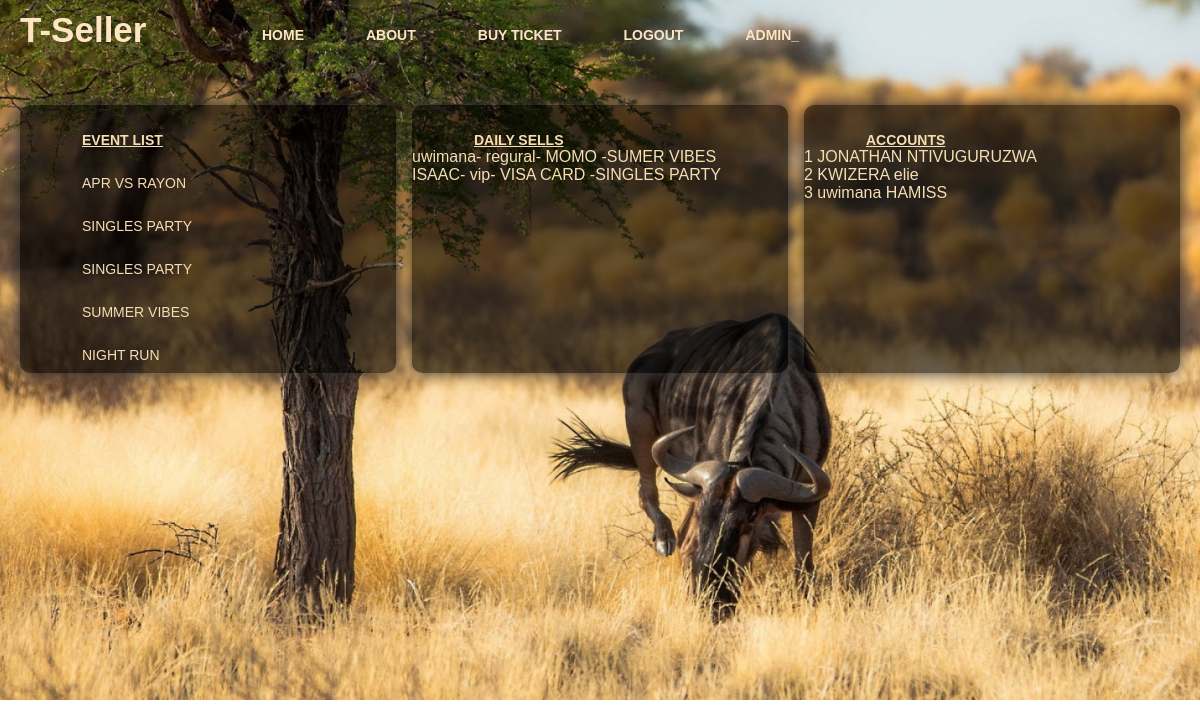
The app's page /admin.php with its own data.
### tables this page shows
CREATE TABLE `buyer` (
  `id` int(11) NOT NULL,
  `name` varchar(50) NOT NULL,
  `class` varchar(50) NOT NULL,
  `payment` varchar(50) NOT NULL,
  `event` varchar(100) NOT NULL
);

CREATE TABLE `signup` (
  `id` int(11) NOT NULL,
  `fname` varchar(50) NOT NULL,
  `lname` varchar(50) NOT NULL,
  `password` varchar(50) NOT NULL,
  `comfirm` varchar(50) NOT NULL,
  `usertype` varchar(50) NOT NULL DEFAULT 'user'
);

### admin.php (the view, shortened to what this page needs)
<?php
require("db.php");
$query="SELECT * FROM signup";
$re = mysqli_query($con,$query);
$querty="SELECT * FROM buyer";
$req = mysqli_query($con,$querty);
?>
<!DOCTYPE html>
 <html>
 <head>
    <link rel="stylesheet" href="style3.css">
 </head>
 <body>
    <div class="main">
        <div class="navbar">
            <div class="icon">
                <h2 class="logo">T-Seller</h2>
            </div>
            <div class="menu">
                <ul>
                    <li><a href="index.php">HOME</a></li>
                    <li><a href="abt.php">ABOUT</a></li>
                    <li><a href="buy.php">BUY TICKET</a></li>
                    <li><a href="logout.php">LOGOUT</a></li>
                    <li><a href="admin.php">ADMIN_<?php echo $_SESSION["name"];?></a></li>
                </ul>
            </div>
        </div>
       <div class="wrapper">
        <div class="box1">
            <ol>
                <li><u><b>EVENT LIST</b></u></li>
                <li>APR VS RAYON</li>
                <li>SINGLES PARTY</li>
                <li>SINGLES PARTY</li>
                <li>SUMMER VIBES</li>
                <li>NIGHT RUN</li>
            </ol>
        </div>
        <div class="box2">
        <ol>
                <li><u><b>DAILY SELLS</b></u></li>
                <?php
                if($req){
                    while($row=mysqli_fetch_array($req)){
                      echo $row['name']."- ".$row['class']."- ".$row['payment']." -".$row['event']."<br/>";
                    }
                  }else{
                    echo "wrong query".mysqli_error($row);
                  }
                ?>
            </ol>
        </div>
        <div class="box3">
        <ol>
                <li><u><b>ACCOUNTS</b></u></li>
                <?php
                if($re){
                    while($row=mysqli_fetch_array($re)){
                      echo $row['id']." ".$row['fname']." ".$row['lname']."<br/>";
                    }
                  }else{
                    echo "wrong query".mysqli_error($row);
                  }
                ?>
            </ol>
        </div>
       </div>
    </div>
 </body>
 </html>

### style3.css (style rules this page uses)
* { margin: 0; padding: 0; }
.main { width: 100%; background: url(b.jpg); background-position: center; background-size: cover; height: 700px; }
.navbar { width: 1200px; height: 75px; margin: auto; }
.icon { width: 200px; float: left; height: 70px; }
.logo { color: bisque; font-size: 35px; font-family: Arial; padding-left: 20px; float: left; padding-top: 10px; }
.menu { width: 400; float: left; height: 70px; }
ul { float: left; display: flex; justify-content: center; align-items: center; }
ul li { list-style: none; margin-left: 62px; margin-top: 27px; font-size: 14px; }
ul li a { text-decoration: none; color: bisque; font-family: Arial; font-weight: bold; transition: 0.4s ease-in-out; }
.wrapper { display: grid; grid-template-columns: repeat(3, 1fr); grid-gap: 1em; grid-auto-rows: minmax(200px, auto); justify-items: stretch; margin-left: 20px; margin-right: 20px; margin-top: 30px; }
.wrapper > div { color: wheat; border-radius: 10px; }
.box1 { background-color: rgba(0, 0, 0, 0.6); box-shadow: 0 0 15px #333; background-size: 100% 100%; background-repeat: no-repeat; }
ol { float: left; display: list-item; justify-content: center; align-items: center; list-style: none; padding-bottom: 10px; font-family: "Gill Sans", "Gill Sans MT", Calibri, "Trebuchet MS", sans-serif; }
ol li { list-style: none; margin-left: 62px; margin-top: 27px; font-size: 14px; }
.box2 { background-color: rgba(0, 0, 0, 0.6); box-shadow: 0 0 15px #333; background-size: 100% 100%; background-repeat: no-repeat; }
.box3 { background-color: rgba(0, 0, 0, 0.6); box-shadow: 0 0 15px #333; background-size: 100% 100%; background-repeat: no-repeat; }

### records on screen
buyer: name "uwimana", class "regural", payment "MOMO", event "SUMER VIBES"
buyer: name "ISAAC", class "vip", payment "VISA CARD", event "SINGLES PARTY"
signup: id "1", fname "JONATHAN", lname "NTIVUGURUZWA"
signup: id "2", fname "KWIZERA", lname "elie"
signup: id "3", fname "uwimana", lname "HAMISS"
